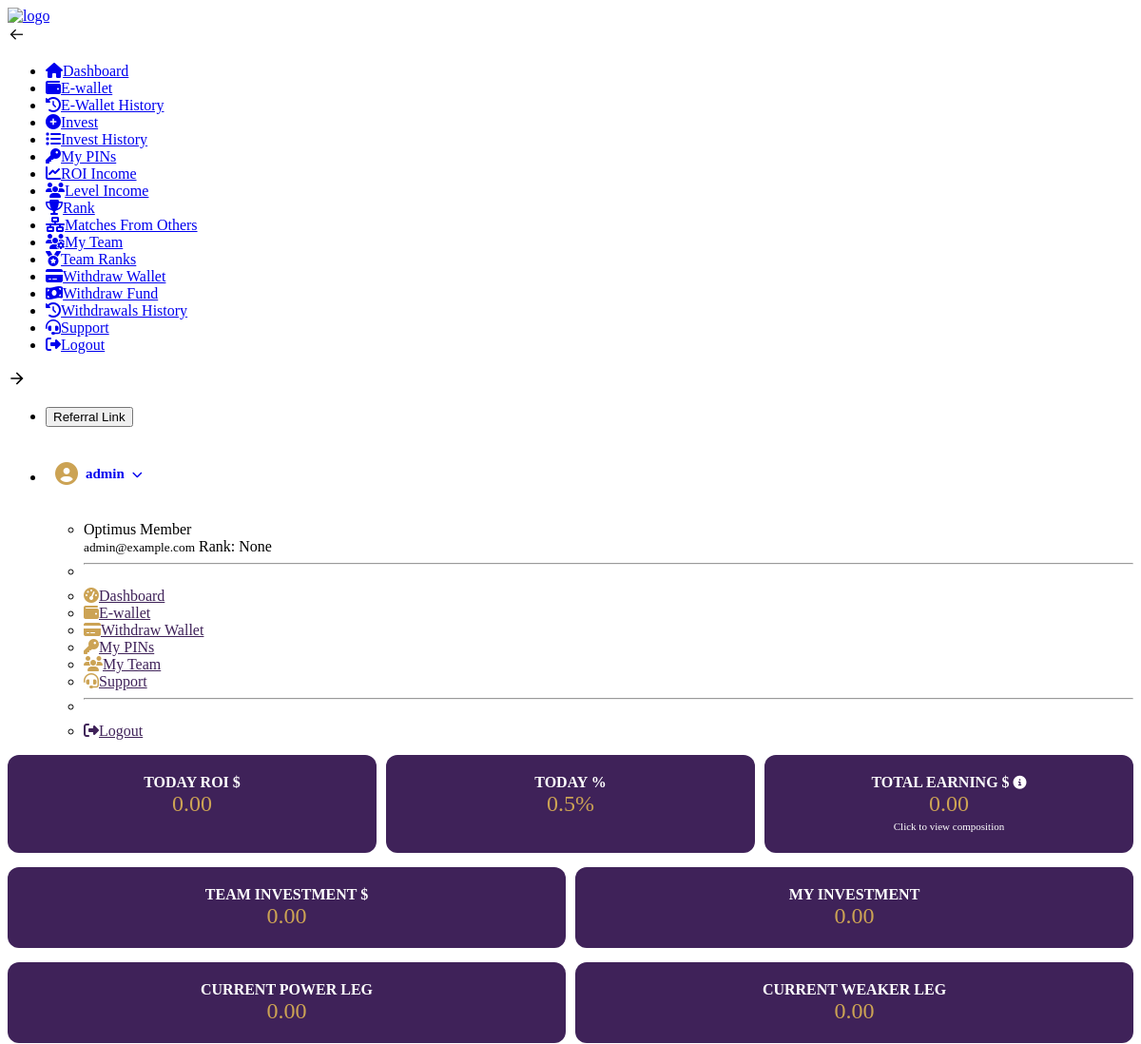
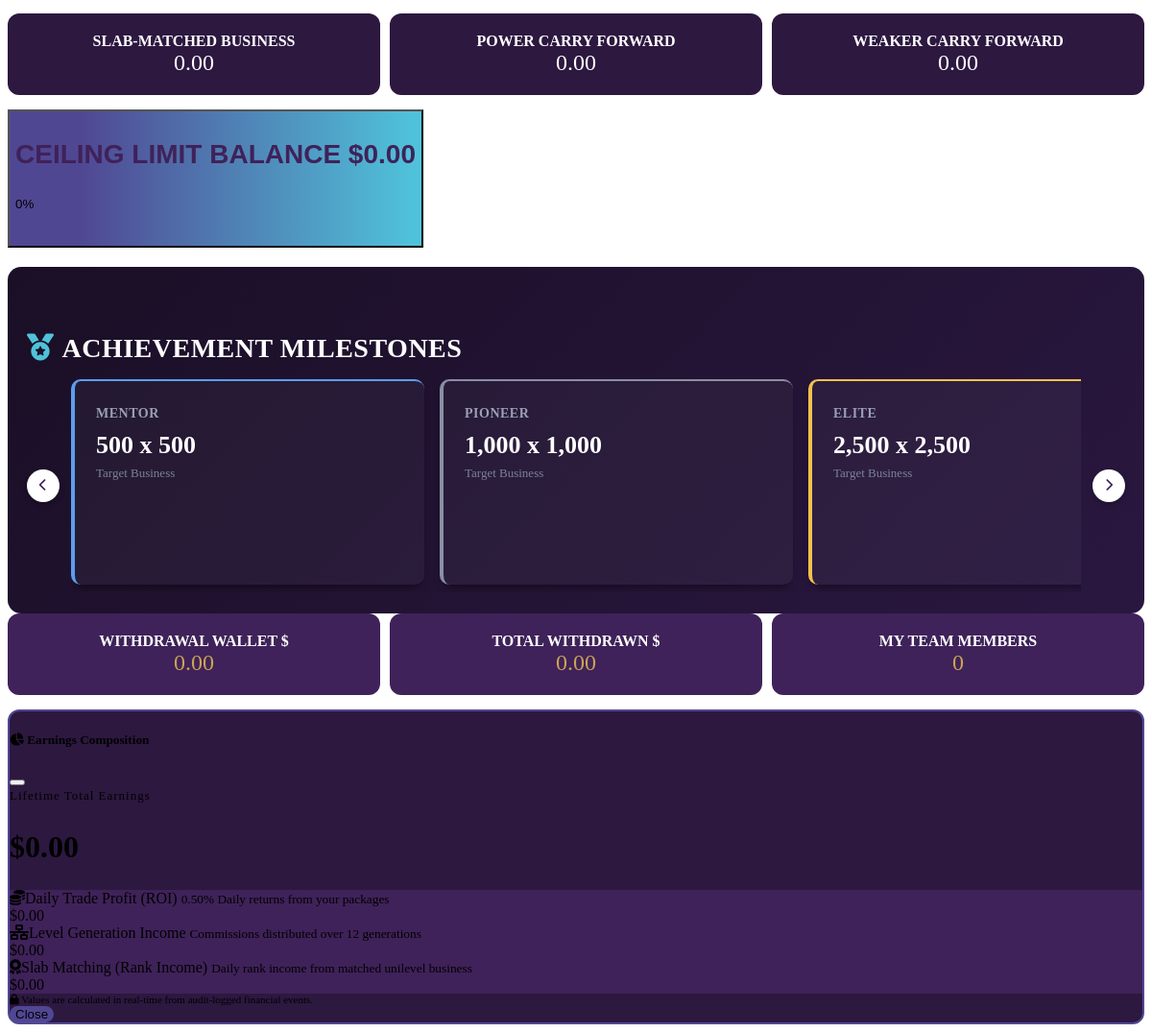
/dashboard.php (signed in), run on the app's committed database (2 pictures, top to bottom).
### tables this page shows
CREATE TABLE IF NOT EXISTS `users` (
  `id` INT AUTO_INCREMENT PRIMARY KEY,
  `mid` VARCHAR(50) UNIQUE DEFAULT NULL,
  `username` VARCHAR(50) UNIQUE NOT NULL,
  `full_name` VARCHAR(100) DEFAULT NULL,
  `phone` VARCHAR(20) DEFAULT NULL,
  `address` TEXT DEFAULT NULL,
  `post_office_number` VARCHAR(20) DEFAULT NULL,
  `state` VARCHAR(100) DEFAULT NULL,
  `country` VARCHAR(100) DEFAULT NULL,
  `email` VARCHAR(100) NOT NULL,
  `password` VARCHAR(255) NOT NULL,
  `sponsor_id` INT DEFAULT NULL,
  `placement_id` INT DEFAULT NULL,
  `position` ENUM('left', 'right') DEFAULT NULL,
  `rank_id` INT DEFAULT 0,
  `total_investment` DECIMAL(15, 2) DEFAULT 0.00,
  `left_leg_business` DECIMAL(15, 2) DEFAULT 0.00,
  `right_leg_business` DECIMAL(15, 2) DEFAULT 0.00,
  `rank_income_days` INT DEFAULT 0,
  `status` ENUM('active', 'inactive', 'suspended') DEFAULT 'active',
  `created_at` TIMESTAMP DEFAULT CURRENT_TIMESTAMP,
  FOREIGN KEY (`sponsor_id`) REFERENCES `users`(`id`),
  FOREIGN KEY (`placement_id`) REFERENCES `users`(`id`)
);

### dashboard.php (the view, shortened to what the rows shown need)
<?php
$db = Database::getInstance()->getConnection();
$userId = $_SESSION['user_id'];
$stmt = $db->prepare("SELECT * FROM users WHERE id = ?");
$stmt->execute([$userId]);
$user = $stmt->fetch();
$stmt = $db->prepare("SELECT
    (SELECT COALESCE(SUM(amount), 0) FROM transactions WHERE user_id = ? AND type = 'ROI' AND DATE(created_at) = CURDATE()) as today_roi,
    (SELECT COALESCE(SUM(amount), 0) FROM transactions WHERE user_id = ? AND type IN ('ROI', 'LEVEL_INCOME', 'RANK_INCOME')) as total_earning,
    (SELECT COALESCE(SUM(net_amount), 0) FROM transactions WHERE user_id = ?) as wallet_balance,
    (SELECT COALESCE(SUM(amount), 0) FROM transactions WHERE user_id = ? AND type = 'WITHDRAWAL') as total_withdrawn,
    (SELECT COALESCE(SUM(amount), 0) FROM transactions WHERE user_id = ? AND type = 'ROI') as total_roi,
    (SELECT COALESCE(SUM(amount), 0) FROM transactions WHERE user_id = ? AND type = 'LEVEL_INCOME') as total_level,
    (SELECT COALESCE(SUM(amount), 0) FROM transactions WHERE user_id = ? AND type = 'RANK_INCOME') as total_rank
");
$stmt->execute([$userId, $userId, $userId, $userId, $userId, $userId, $userId]);
$stats = $stmt->fetch();
$config = require __DIR__ . '/includes/config.php';
$rankName = ($user['rank_id'] > 0) ? $config['ranks'][$user['rank_id']-1]['name'] : 'None';
$maxCap = $user['total_investment'] * $config['id_cap_multiplier'];
$ceilingBalance = max(0, $maxCap - $stats['total_earning']);
$progressPercent = ($maxCap > 0) ? min(100, ($stats['total_earning'] / $maxCap) * 100) : 0;
include __DIR__ . '/includes/header.php';
?>
<div class="container-fluid content-inner dashboard-inner pb-5 p-3">
    <div class="row p-0">
        <div class="account-overview">
            <div class="overview-row">
                <div class="overview-box">
                    <h3>MY INVESTMENT</h3>
                    <p class="text-primary mt-2"><?php echo number_format($user['total_investment'], 2); ?></p>
                </div>
            </div>
        </div>
    </div>
    <div class="container-fluid">
        <button type="button" class="btn btn-secondary w-100 mb-2 text-uppercase ceiling-limit-btn" style="background: linear-gradient(90deg, rgb(80 71 147) 17%, rgb(79 194 218) 98%);">
            <h3 class="text-center pt-5 pb-5 mb-3 text-uppercase" style="color: #3f2259 !important;">CEILING LIMIT BALANCE $<?php echo number_format($ceilingBalance, 2); ?></h3>
            <div class="progress" style="height: 50px">
                <div class="progress-bar text-bg-success" style="width: <?php echo $progressPercent; ?>%"><?php echo round($progressPercent); ?>%</div>
            </div>
        </button>
    </div>
</div>
<div class="modal fade" id="earningsBreakdownModal" tabindex="-1" aria-labelledby="earningsBreakdownModalLabel" aria-hidden="true">
    <div class="modal-dialog modal-dialog-centered">
        <div class="modal-content text-white" style="background-color: #2d1840; border: 2px solid #504793; border-radius: 12px;">
            <div class="modal-body">
                <div class="text-center mb-4">
                    <h2 class="text-success fw-bold mt-1" style="font-size: 32px;">$<?php echo number_format($stats['total_earning'], 2); ?></h2>
                </div>
            </div>
        </div>
    </div>
</div>
<?php include __DIR__ . '/includes/footer.php'; ?>

### includes/header.php (shortened to what the rows shown need)
<!doctype html>
<html lang="en" data-bs-theme="light">
<head>
  <link rel="stylesheet" href="https://optimusinfinity.com/assets/css/core/libs.min.css">
  <link rel="stylesheet" href="https://optimusinfinity.com/assets/css/coinex.min.css?v=4.1.0">
  <link rel="stylesheet" href="https://optimusinfinity.com/assets/css/custom.min.css?v=4.1.0">
  <link rel="stylesheet" href="https://optimusinfinity.com/assets/css/customized.css">
  <link rel="stylesheet" href="https://cdnjs.cloudflare.com/ajax/libs/font-awesome/6.4.0/css/all.min.css">
</head>
<body class=" ">
  <main class="main-content">
    <div class="position-relative">
      <nav class="nav navbar navbar-expand-lg navbar-light iq-navbar" style="background:#ffffff;">
        <div class="container-fluid navbar-inner">
          <div class="navbar-collapse-mobile-fix" id="navbarSupportedContent">
            <ul class="navbar-nav ms-auto navbar-list mb-2 mb-lg-0 align-items-center">
              <li class="nav-item dropdown">
                <a class="member-menu-toggle dropdown-toggle" href="#" id="navbarDropdown" role="button" data-bs-toggle="dropdown" aria-expanded="false" style="cursor: pointer; text-decoration:none;">
                  <div class="caption text-start ms-2">
                    <h6 class="mb-0 caption-title text-dark"><?php echo htmlspecialchars($user['username'] ?? 'User'); ?></h6>
                  </div>
                </a>
                <ul class="dropdown-menu dropdown-menu-end member-dropdown-menu shadow border-0" aria-labelledby="navbarDropdown" style="background-color: #ffffff;">
                  <li class="px-3 py-2 text-dark">
                    <div class="fw-bold"><?php echo htmlspecialchars($user['full_name'] ?? 'Optimus Member'); ?></div>
                    <small class="text-muted d-block"><?php echo htmlspecialchars($user['email'] ?? ''); ?></small>
                    <span class="badge bg-primary text-white mt-1">Rank: <?php echo htmlspecialchars($rankName ?? 'None'); ?></span>
                  </li>
                </ul>
              </li>
            </ul>
          </div>
        </div>
      </nav>
    </div>

### data on the page
users: username "admin", full_name "Optimus Member", email "admin@example.com", rank "None", total_investment "0.00", total_investment "0"

### other printed values
$stats['today_roi'] "0.00"
$stats['total_earning'] "0.00"
$team_inv['team_investment'] "0.00"
$legStats['power_leg'] "0.00"
$legStats['matching_leg'] "0.00"
$legStats['matched_business'] "0.00"
$legStats['power_carry_forward'] "0.00"
$legStats['rest_carry_forward'] "0.00"
$r['name'] "MENTOR"
$r['matching'] "500"
$r['name'] "PIONEER"
$r['matching'] "1,000"
$r['name'] "ELITE"
$r['matching'] "2,500"
$stats['wallet_balance'] "0.00"
